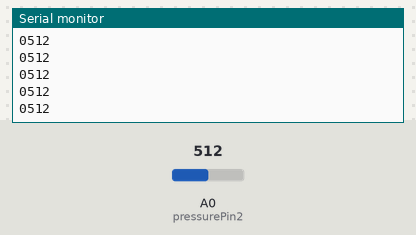
The sketch below on a simulated Arduino Uno, built with avr-gcc and run on an emulated ATmega328P. Parts: the last lines printed to the serial monitor. The inputs (shaded band) are chosen by the test bench; at power-on: A0 (pressurePin2) = 512.

Above: at 1.2 s.
1.3 s: A0 (pressurePin2) set to 716
At 1.61 s:
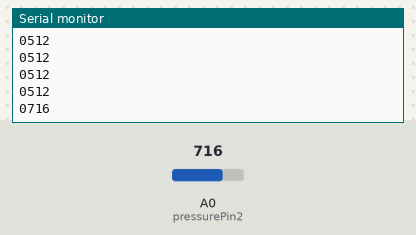
2.8 s: A0 (pressurePin2) set to 900
At 2.85 s:
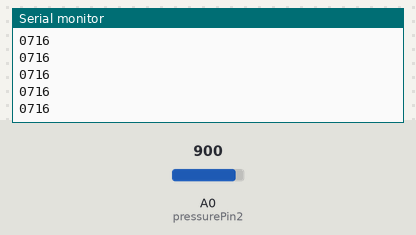
Timing chart, 0 to 5.8 s (numbered marks = the images above; inputs shaded):
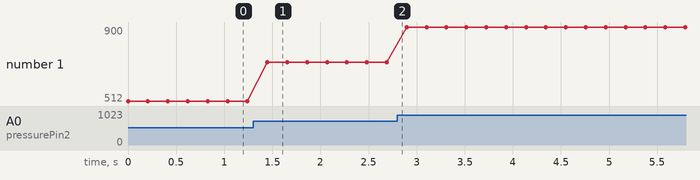

The sketch:

arduinoLink-Transmitter-Test.ino
```cpp
//Transmitter Code
#include <SoftwareSerial.h>
SoftwareSerial mainBoard(7, 6);
byte pressurePin2 = A0;
int pressureVal2 = 0;

void setup()
{
 Serial.begin(9600);
  mainBoard.begin(9600);
}

void loop()
{
  pressureVal2 = analogRead(pressurePin2);
  Serial.print(0);
  Serial.println(pressureVal2); //print to local screen for debug
  mainBoard.print(0);
  mainBoard.println(pressureVal2);

  delay(200);
}
```

Measured:
- after the input at 1.3 s, the serial monitor: prints a new line after 0.15 s (image 1)
- plotted number 1: 512 → 716 after the input at 1.3 s, 716 → 900 after the input at 2.8 s
